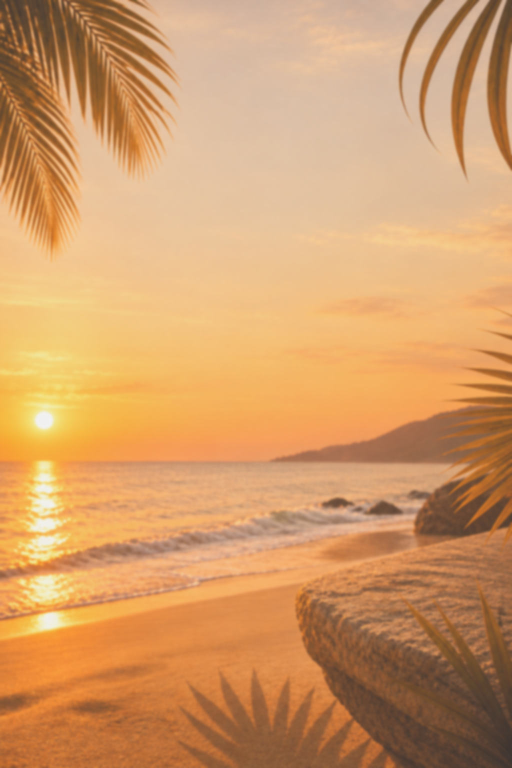
#> input picture assets/img/bg-sunset.jpg, 1024 x 1536 px (shown at 1/2 size)
$ python -i prep_images.py   (imports and definitions only)
#> lines starting #> are read from the running program, lines starting #| are printed output that depends on the picture
#!/usr/bin/env python3
# -*- coding: utf-8 -*-
"""
Prepara as fotos do site a partir do material original.

Uso:   python3 tools/prep_images.py
Lê:    assets/img/_source/   (as fotos originais, sem tratamento)
Grava: assets/img/           (versões cortadas, redimensionadas e otimizadas)

Cada entrada de RECIPES diz: arquivo de saída, foto de origem, proporção,
e o ponto focal (fx, fy) — a fração da imagem que deve ficar no centro do
corte. zoom=1.0 aproveita o máximo da foto; valores maiores aproximam.

Para trocar uma foto: ponha o arquivo novo em assets/img/_source/ e ajuste
a linha correspondente aqui. Depois rode o script e o build.
"""

from pathlib import Path
import numpy as np
from PIL import Image, ImageEnhance, ImageFilter

ROOT = Path(__file__).resolve().parent.parent
SRC = ROOT / "assets" / "img" / "_source"
OUT = ROOT / "assets" / "img"

# apelidos curtos para as fotos originais
A = {
    "editorial": "editorial-gold.jpeg",       # retrato editorial, pele dourada
    "studio1": "studio-result-1.jpeg",        # resultado no estúdio (parede do logo)
    "studio2": "studio-result-2.jpeg",        # resultado no estúdio
    "studio3": "studio-result-3.jpeg",        # detalhe de torso / marquinha
    "beach1": "beach-1.jpeg",
    "beach2": "beach-2.jpeg",
    "beach3": "beach-3.jpeg",
    "beach4": "beach-4.jpeg",
    "beach5": "beach-5.jpeg",
    "beach6": "beach-6.jpeg",
    "frame1": "studio-frame-1.jpg",           # quadro do vídeo do estúdio
    "frame2": "studio-frame-2.jpg",
    # fotos de cena (cabine de jato, banho de lua, cílios) — deitadas, 3/2
    "spray": "spray-session.png",
    "moon1": "moon-classic.png",
    "moon2": "moon-premium.png",
    # fundo do site inteiro: pôr do sol na praia com folhas de palmeira
    "sunset": "bg-sunset.png",
    # as duas fotos da primeira dobra (entram em fusão, uma na outra)
    "model1": "hero-model-1.png",
    "model2": "hero-model-2.png",
    # 25/09/26: a cliente de preto segurando a tesoura e a fita
    "model3": "hero-model-3.png",
}

# (saída, origem, largura/altura, fx, fy, zoom [, "plain"])
# O 7º item, quando presente, desliga o tratamento fotográfico: é o caso do
# fundo do site, que já vem pronto e não pode ganhar vinheta nem mais calor.
RECIPES = [
    # FUNDO DO SITE INTEIRO — pôr do sol. Fica atrás de todas as seções,
    # por baixo do véu de areia translúcido do CSS.
    ("bg-sunset.jpg",         A["sunset"],    (2, 3),   0.50, 0.50, 1.00, "plain"),

    # primeira dobra — as duas fotos que se alternam em fusão
    ("hero-a.jpg",            A["model3"],    (3, 4),   0.50, 0.40, 1.00),
    ("hero-b.jpg",            A["model2"],    (3, 4),   0.50, 0.50, 1.00),

    # (hero.jpg — retrato antigo de cliente — saiu em 25/09/26)

    # conceito ("Mais que um bronzeado") — desde 23/09/26 é a foto de óculos
    # que antes alternava na primeira dobra. A antiga (praia) era A["beach5"].
    ("concept.jpg",           A["model2"],    (3, 4.2), 0.50, 0.45, 1.00),

    # cards de serviço (4/5) — lista nova da dona, 25/09/26
    ("svc-tape.jpg",          A["model3"],    (4, 5),   0.50, 0.30, 1.00),
    ("svc-fabric.jpg",        A["model2"],    (4, 5),   0.50, 0.45, 1.00),
    ("svc-moon-classic.jpg",  A["moon1"],     (4, 5),   0.48, 0.50, 1.00),
    ("svc-moon-premium.jpg",  A["moon2"],     (4, 5),   0.55, 0.50, 1.00),
    # esfoliação e hidratação: recortes mais fechados das mesmas cenas de IA
    # do banho de lua, para os cards não ficarem iguais aos vizinhos
    ("svc-exfol.jpg",         A["moon1"],     (4, 5),   0.18, 0.78, 1.70),
    ("svc-hydra.jpg",         A["moon2"],     (4, 5),   0.66, 0.62, 1.60),

]

MAX_W = 1500          # largura máxima da versão grande
SMALL_W = 700         # versão leve, usada no celular
QUALITY = 90          # skin tone pede compressão generosa
QUALITY_SM = 82


# [50 lines left out: functions crop_to, grade, not called in this run]


def fundo(im):
    """
    Tratamento do FUNDO do site (o pôr do sol atrás de todas as seções).

    O fundo tem um trabalho difícil: precisa ser visto e, ao mesmo tempo,
    deixar o texto preto legível por cima. Então ele é clareado e tem o
    contraste aberto — as sombras das palmeiras sobem, o céu continua
    dourado. Um desfoque leve tira o detalhe que só faria sujeira atrás
    das palavras (e disfarça a ampliação em telas grandes).

    Quem quiser mais praia: baixe o 0.16 (menos clareamento).
    Quem quiser ler melhor: suba o 0.16.
    """
    a = np.asarray(im).astype(np.float32) / 255.0
    a = a * (1.0 - 0.16) + 0.16          # clareia para o texto respirar
    a = 0.5 + (a - 0.5) * 0.90           # fecha o contraste
    out = Image.fromarray((np.clip(a, 0, 1) * 255).astype(np.uint8))
    out = out.filter(ImageFilter.GaussianBlur(2.0))
    return ImageEnhance.Color(out).enhance(1.10)


# [45 lines left out: functions sharpen, main, not called in this run]


# [2 lines not run here, left out]

>>> import cv2
>>> picture = cv2.imread('../assets/img/bg-sunset.jpg', cv2.IMREAD_GRAYSCALE)
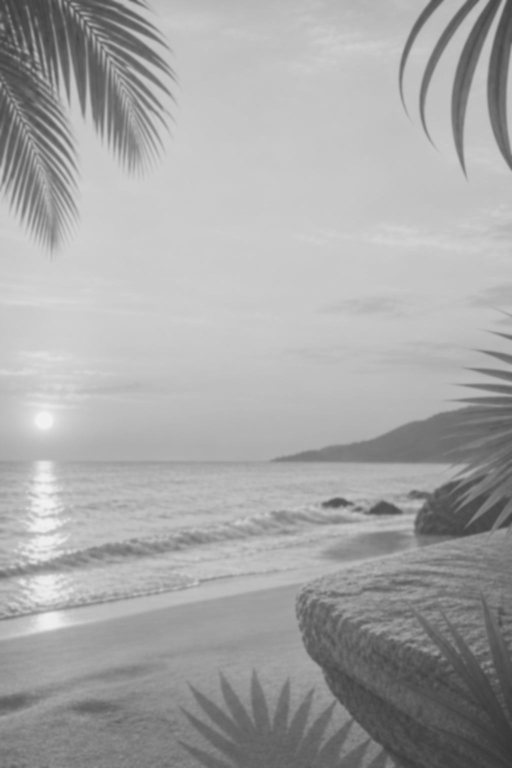
#> picture: shape (1536, 1024) (shown at 1/2 size); min 54, max 242, mean 166.1
>>> result = fundo(picture)
#> in fundo, `a = a * (1.0 - 0.16) + 0.16`:
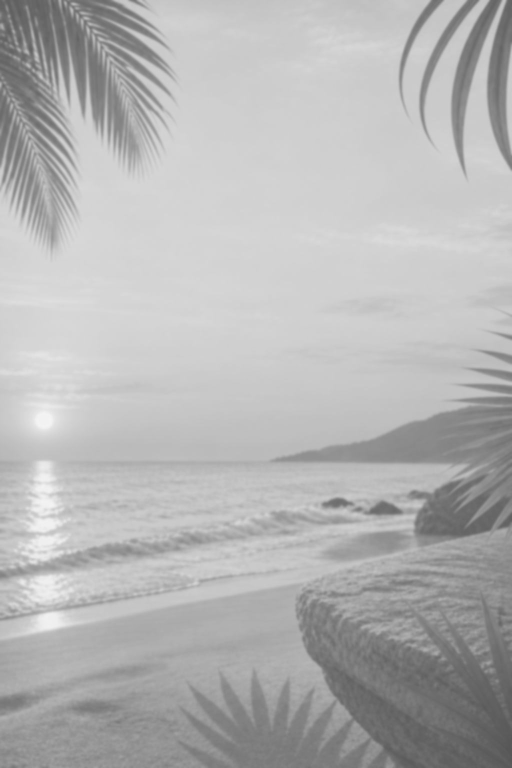
#> a: shape (1536, 1024) float32 (shown at 1/2 size); min 0.338, max 0.957, mean 0.707
